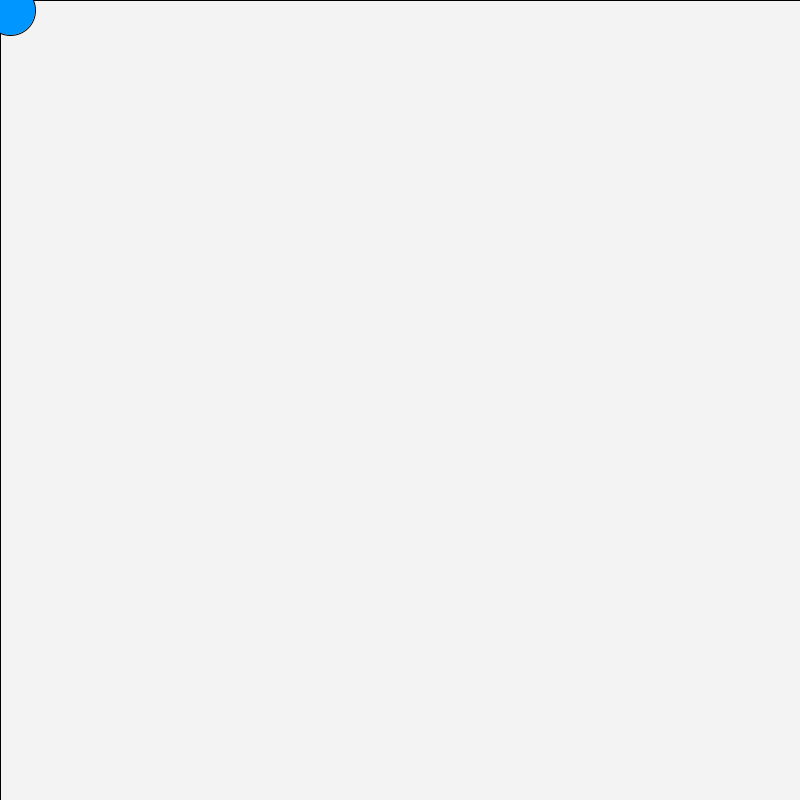
Frame 1 (no input)
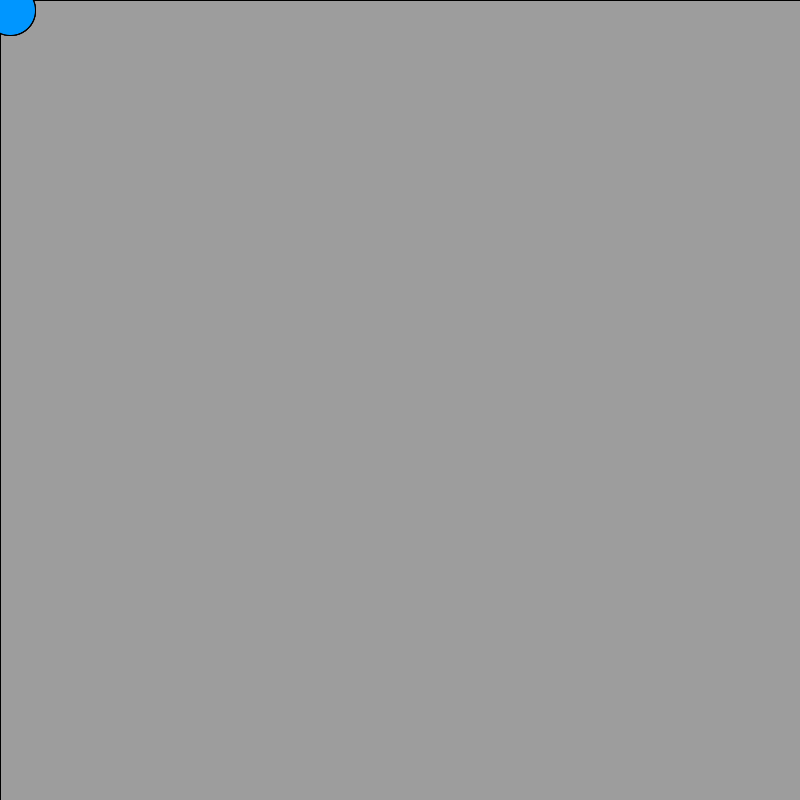
Frame 60 (the mouse pressed at the canvas centre just before this capture)
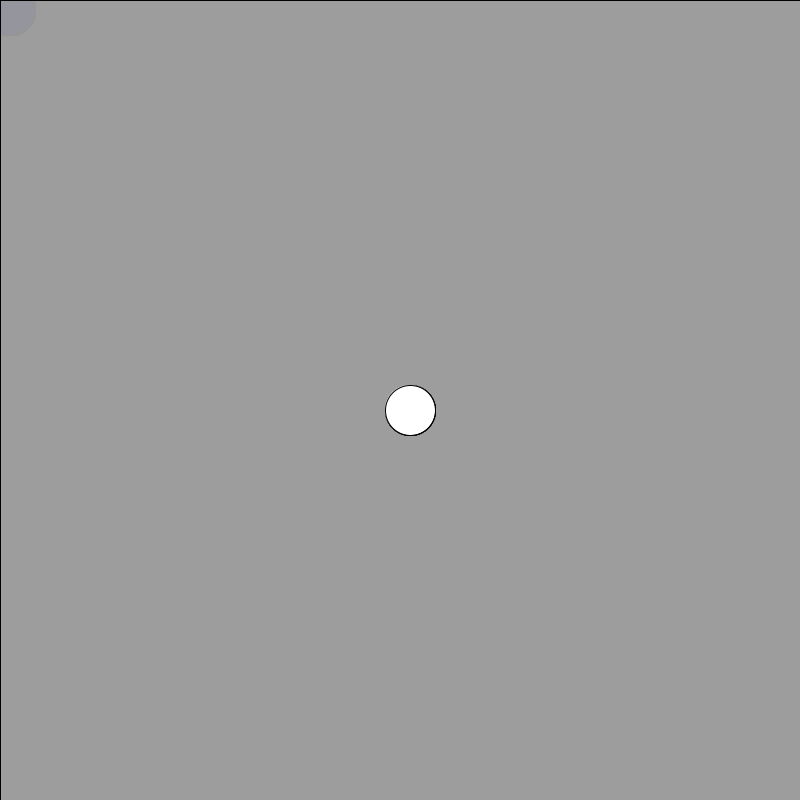
Frame 120 (the mouse held since frame 60 and released just before this capture)

The Processing sketch that drew these frames (run headless with seeded random() and noise(); from frame 60 on, the mouse is pressed at the canvas centre):

// Processing sketch: processing_76033
// ── processing_76033.pde

void setup() {
  
  size(800, 800);
  background(255);
  smooth();
}

void draw() {
  fill(150, 30);
  rect(0, 0, 800, 800);
  
  translate(10, 10);
  fill(0,150, 255);
  if (mousePressed == true) {
  fill(255); }
  ellipse(mouseX, mouseY, 50, 50);
}
